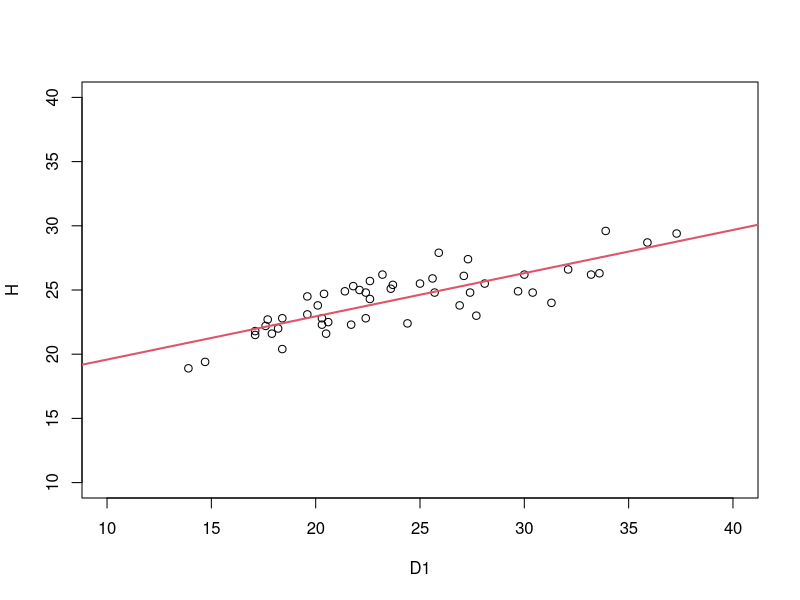
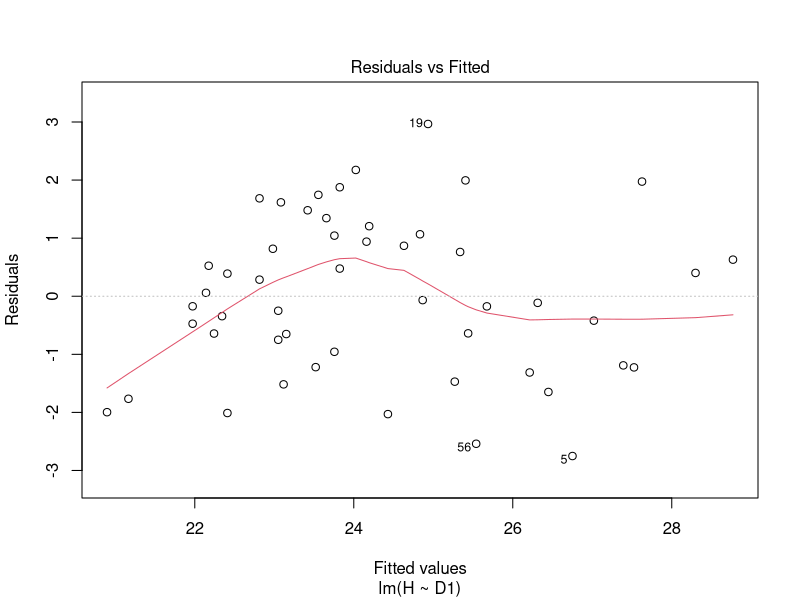
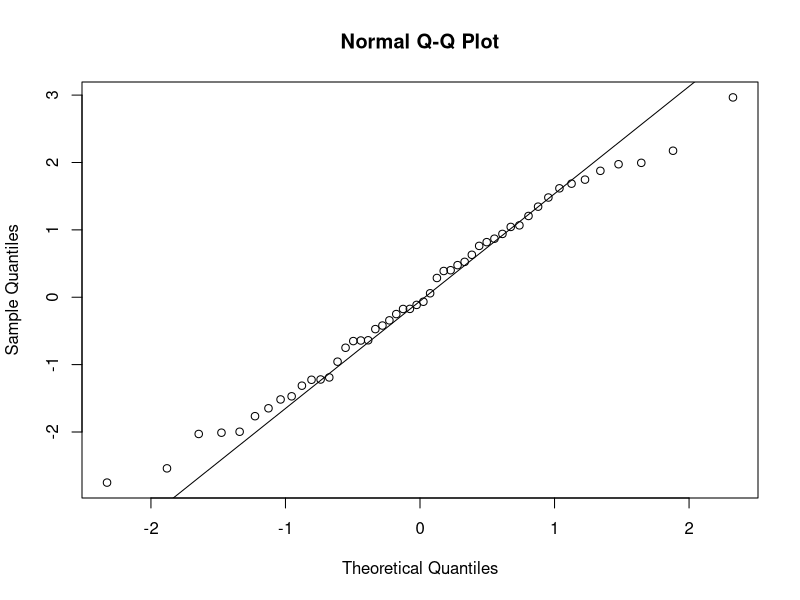
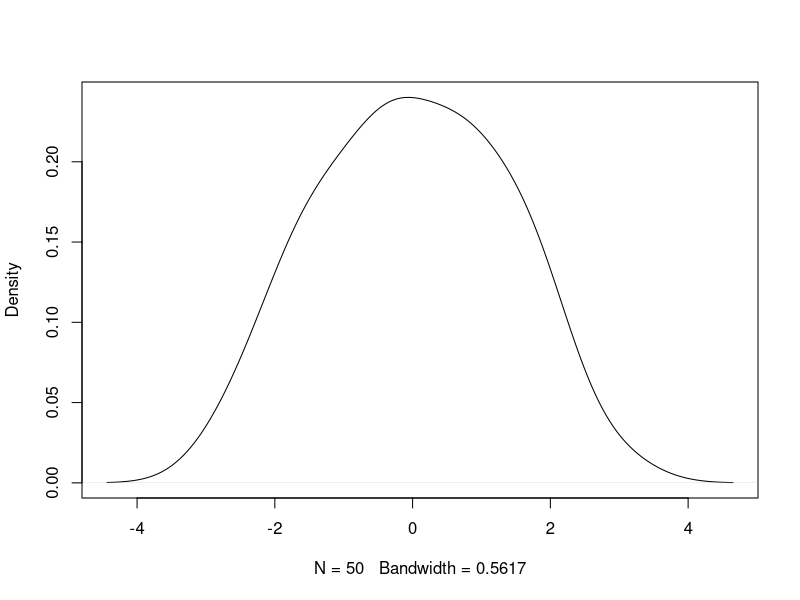

These figures' R source, in order:
## ---- chunk 1
puud_data <- openxlsx::read.xlsx("data/puud.xlsx")
mudelpuud <- subset(puud_data, H > 0)
## ---- chunk 2
lm_model <- lm(H ~ D1, data = mudelpuud)
## ---- chunk 3
plot(H~D1, mudelpuud, xlim=c(10, 40), ylim=c(10, 40))
abline(lm_model, col = 2, lwd=2)
## ---- chunk 4
summary(lm_model)
## ---- chunk 5
plot(lm_model, which=1, main = "") 
## ---- chunk 6
lmtest::bptest(lm_model)
## ---- chunk 7
# Arvuta mudeli jäägid
residuals <- residuals(lm_model)
## ---- chunk 8
# Loome qqploti
qqnorm(residuals)
qqline(residuals)
## ---- chunk 9
# Jääkide jaouts
plot(density(residuals), main = "")
## ---- chunk 10
# ANOVA
anova(lm_model)
confint(lm_model)
## ---- chunk 11
summary(lm_model_pl <- lm(H ~ D1+I(PL == "MA"), data = mudelpuud))
## ---- chunk 12
head(lm_model_pl$model)
## ---- chunk 13
summary(lm.col <- lm(H ~ D1 + D2, data = mudelpuud))
## ---- chunk 14
anova(lm.col)
require(car)
# Arvutame VIF väärtuse multikollineaarsuse tuvastamiseks
vif(lm.col)
## ---- chunk 15
cor(puud_data[,c("D1","D2")])
